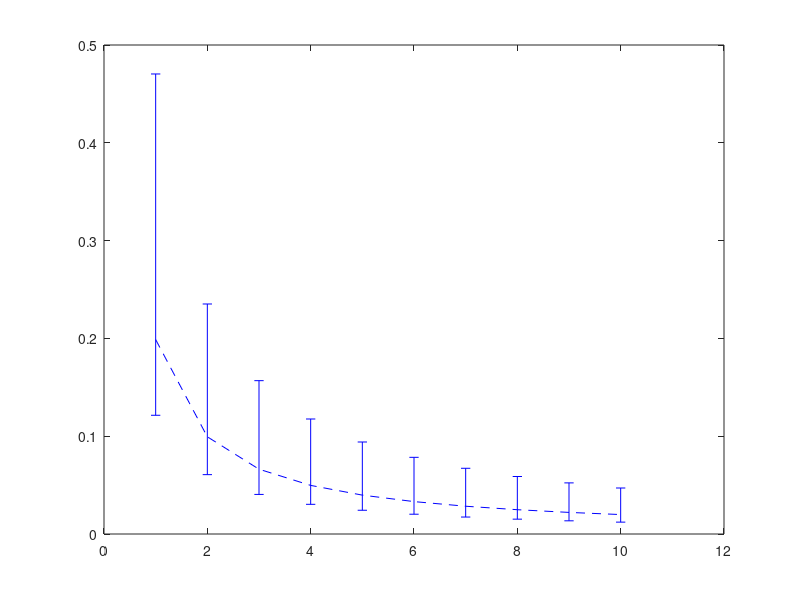

Reproduce this figure in MATLAB. (Note: this script raises an error after producing the figure.)
%% This Matlab script can be used to reproduce Figure 2.8 in the monograph:
% [1] Ozlem Tugfe Demir, Emil Bjornson and Luca Sanguinetti (2021),"Foundations of User-Centric Cell-Free Massive MIMO", 
%Foundations and Trends in Signal Processing: Vol. 14: No. 3-4, pp 162-472. DOI: 10.1561/2000000109
%Empty workspace and close figures 
close all; clear all;%Set the side length of the simulation area
%Set the side length of the simulation area
squareLength = 400;
%Total number of APs
nbrOfAPs = 64;

%Number of realizations of the random AP locations
nbrOfSetups = 10000; % default is 100000;

%Define a function to compute the large-scale fading as function of the horizontal distance  measured in meter. 
%The AP is 10 meter above the UE. (2.17) of [1].
largescaleFading = @(hor_dist) db2pow(-30.5-36.7*log10(sqrt(hor_dist.^2+10^2)));

%Set the standard deviation of the shadow fading
shadowFadingStd = 4;

%Set the distance between the UEs
distancesBetweenUEs = [10 100];

%The UE is in the center of the simulation area
UElocation_k = (squareLength/2)*(1+1i);

%Prepare to save the simulation results
variance = zeros(nbrOfSetups,length(distancesBetweenUEs));
medianVariance = zeros(length(distancesBetweenUEs),1);
lowLimit = zeros(length(distancesBetweenUEs),1);
highLimit = zeros(length(distancesBetweenUEs),1);

%% Go through all random realizations of the AP locations
for m = 1:length(distancesBetweenUEs)    
    UElocation_i = UElocation_k + distancesBetweenUEs(m);
    %Generate shadowing correalation matrix according to the model in  
    shadowFadingCov = shadowFadingStd^2*[1 2^(-distancesBetweenUEs(m)/9); 2^(-distancesBetweenUEs(m)/9) 1];    
    for n = 1:nbrOfSetups               
        %Generate random AP locations with uniform distribution
        APcellfree = squareLength*(rand(nbrOfAPs,1)+1i*rand(nbrOfAPs,1));        
        %Compute distances to the APs
        distances_k = abs(APcellfree - UElocation_k);
        distances_i = abs(APcellfree - UElocation_i);        
        %Compute large-scale fading based on the shadowing correalation in (2.17) and the model in (2.16)        
        shadowFadingRealizations = sqrtm(shadowFadingCov)*randn(2,nbrOfAPs);               
        beta_k = largescaleFading(distances_k) .* 10.^(shadowFadingRealizations(1,:)'/10);
        beta_i = largescaleFading(distances_i) .* 10.^(shadowFadingRealizations(2,:)'/10);
        beta_k_sorted = sort(beta_k,'descend');
        beta_i_sorted = sort(beta_i,'descend');
        
        strongestAPs_k = find(beta_k>=beta_k_sorted(8));
        strongestAPs_i = find(beta_i>=beta_i_sorted(8));        
        %Compute the variance value in (2.31) without the 1/N term
        variance(n,m) = sum(beta_k(strongestAPs_i))/(sum(sqrt(beta_k(strongestAPs_k))))^2;        
    end   
    %Compute the median with respect to the AP locations
    medianVariance(m) = median(variance(:,m));
    
    %Compute an interval that contains 90% of the realizations
    varianceSorted = sort(variance(:,m),'ascend');
    lowLimit(m) = medianVariance(m) - varianceSorted(round(0.05*nbrOfSetups));
    highLimit(m) = varianceSorted(round(0.95*nbrOfSetups)) - medianVariance(m);    
end
%Range of number of AP antennas
Nrange = 1:10;
%% Plot simulation results
figure;
hold on; box on;fontsize =28; LineWidth =3;
errorbar(Nrange,medianVariance(1)./Nrange,lowLimit(1)./Nrange,highLimit(1)./Nrange,'b--','LineWidth',LineWidth);
errorbar(Nrange,medianVariance(2)./Nrange,lowLimit(2)./Nrange,highLimit(2)./Nrange,'r-.','LineWidth',LineWidth);
plot(Nrange,(1/64)*ones(size(Nrange)),'k:','LineWidth',2);
xlabel('Number of antennas ($N$)','Interpreter','latex');
ylabel('Variance of favorable propagation','Interpreter','latex');
legend({'Cell-free: $\delta_{ki}=10$ m','Cell-free: $\delta_{ki}=100$ m','Reference case'},'Interpreter','latex','Location','NorthEast');
set(gca,'fontsize',fontsize);
ylim([0 0.5]);
Post_plot;